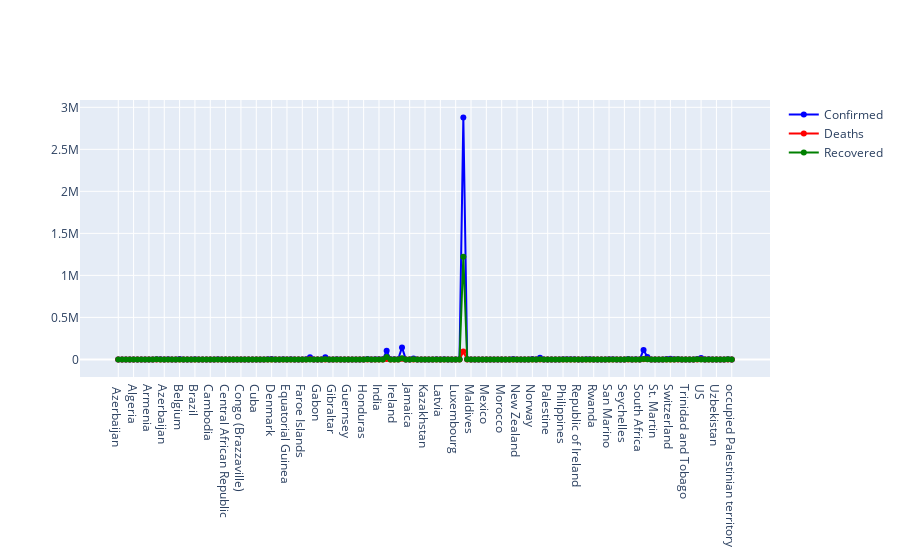

The code cell stored with this chart in its notebook:
### Code cell
fig=go.Figure()
fig.add_trace(go.Scatter(x=c1['Country'],y=c1['Confirmed'],mode='lines+markers',name='Confirmed',line=dict(color='blue',width=2)))
fig.add_trace(go.Scatter(x=d1['Country'],y=d1['Deaths'],mode='lines+markers',name='Deaths',line=dict(color='red',width=2)))
fig.add_trace(go.Scatter(x=r1['Country'],y=r1['Recovered'],mode='lines+markers',name='Recovered',line=dict(color='green',width=2)))

### Figure 1 — Plotly figure (JSON) as saved in the notebook; plotly's stock layout.template omitted (floating-point values rounded to 4 significant figures; data arrays with more than 128 entries replaced by an {"elided": "..."} marker saying what was removed)
{"data": [{"line": {"color": "blue", "width": 2}, "mode": "lines+markers", "name": "Confirmed", "type": "scatter", "x": {"elided": "161 str values"}, "y": {"elided": "161 int values"}}, {"line": {"color": "red", "width": 2}, "mode": "lines+markers", "name": "Deaths", "type": "scatter", "x": {"elided": "161 str values"}, "y": {"elided": "161 int values"}}, {"line": {"color": "green", "width": 2}, "mode": "lines+markers", "name": "Recovered", "type": "scatter", "x": {"elided": "161 str values"}, "y": {"elided": "161 int values"}}], "layout": {"autosize": true, "xaxis": {"autorange": true, "range": [-9.681, 169.7], "type": "category"}, "yaxis": {"autorange": true, "range": [-228000.0, 3106000.0], "type": "linear"}}}
